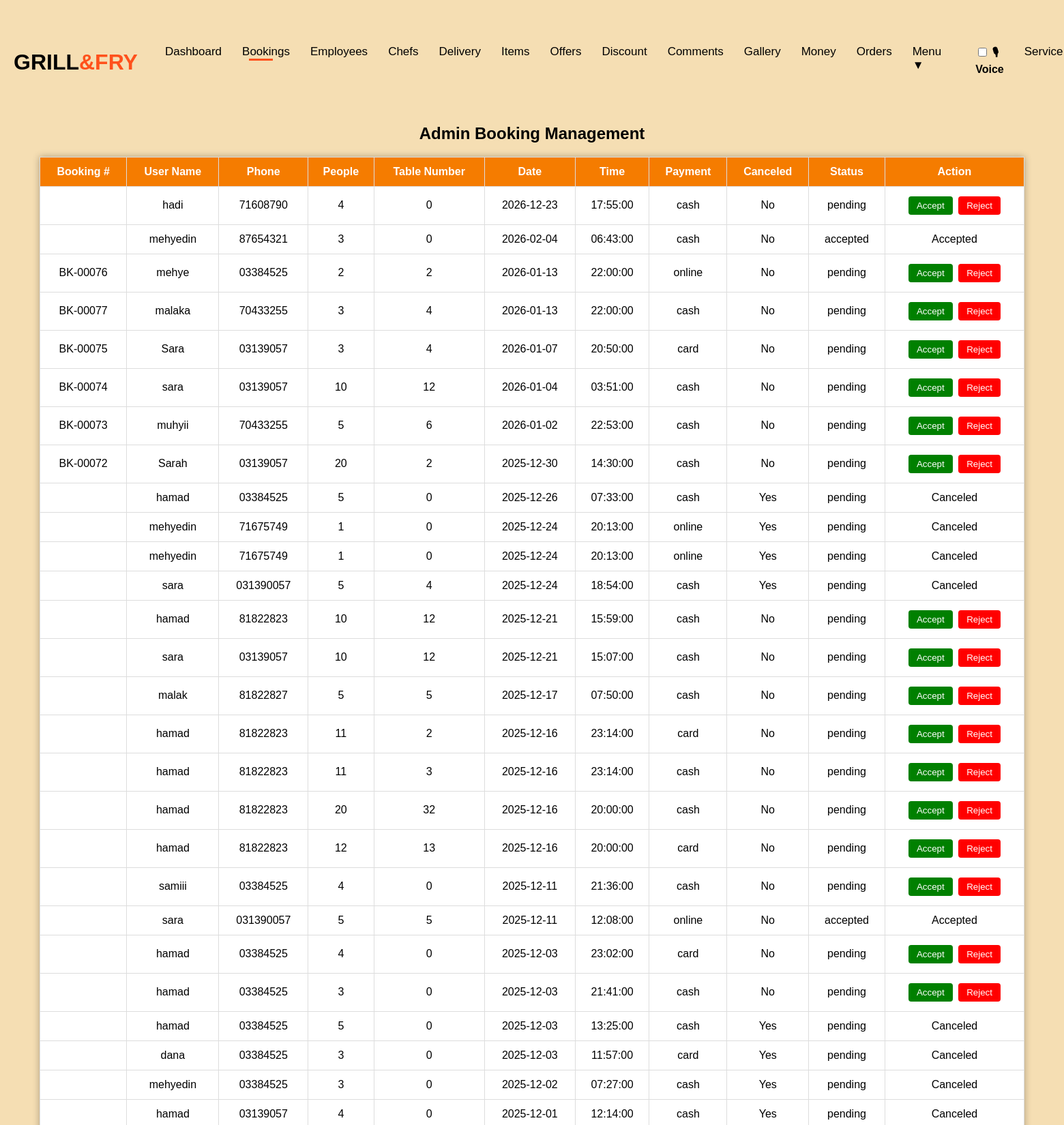
/admin.php (signed in, upper part), run on the app's committed database.
### tables this page shows
CREATE TABLE `grill_fry_bookings` (
  `id` int(11) NOT NULL,
  `booking_number` varchar(20) DEFAULT NULL,
  `name` varchar(50) DEFAULT NULL,
  `phone` varchar(20) DEFAULT NULL,
  `people` int(11) DEFAULT NULL,
  `date` date DEFAULT NULL,
  `time` time DEFAULT NULL,
  `user_id` int(11) UNSIGNED DEFAULT NULL,
  `canceled` tinyint(1) DEFAULT 0,
  `status` varchar(20) NOT NULL DEFAULT 'pending',
  `payment_type` varchar(20) NOT NULL DEFAULT 'cash',
  `table_number` int(11) NOT NULL
);

### admin.php (the view, shortened to what this page needs)
<?php
require_once 'connection.php';
$query = "
    SELECT
        b.*,
        u.name AS username
    FROM grill_fry_bookings b
    JOIN grill_fry_users u ON b.user_id = u.id
    ORDER BY b.date desc, b.time desc
";
$result = $connection->query($query);
?>
<!DOCTYPE html>
<html>
  <?php include 'admin_nav.php'; ?>
<head>
</head>
<body>
<h2 style="text-align:center;">Admin Booking Management</h2>
<table>
  <thead>
    <tr>
      <th>Booking #</th>
      <th>User Name</th>
      <th>Phone</th>
      <th>People</th>
      <th>Table Number</th>
      <th>Date</th>
      <th>Time</th>
      <th>Payment</th>
      <th>Canceled</th>
      <th>Status</th>
      <th>Action</th>
    </tr>
  </thead>
  <tbody>
    <?php while($row = $result->fetch_assoc()): ?>
      <tr>
        <td>
  <?= htmlspecialchars($row['booking_number']) ?>
</td>
        <td><?php echo htmlspecialchars($row['name']); ?></td>
        <td><?php echo htmlspecialchars($row['phone']); ?></td>
        <td><?php echo $row['people']; ?></td>
        <td><?php echo $row['table_number']; ?></td>
        <td><?php echo $row['date']; ?></td>
        <td><?php echo $row['time']; ?></td>
        <td><?php echo htmlspecialchars($row['payment_type']); ?></td>
        <td><?php echo $row['canceled'] ? 'Yes' : 'No'; ?></td>
        <td><?php echo htmlspecialchars($row['status']); ?></td>
        <td>
          <?php if ($row['canceled'] == 1): ?>
            Canceled
          <?php elseif ($row['status'] === 'pending'): ?>
            <form method="POST">
              <button type="submit" name="action" value="accept" class="accept">Accept</button>
              <button type="submit" name="action" value="reject" class="reject">Reject</button>
            </form>
          <?php else: ?>
            <?php echo ucfirst($row['status']); ?>
          <?php endif; ?>
        </td>
      </tr>
    <?php endwhile; ?>
  </tbody>
</table>
</body>
</html>

### admin.php (style rules this page uses)
body { background-color: wheat; font-family: Arial, sans-serif; margin: 0; padding: 20px; }
table { background-color: #fff; width: 95%; margin: 20px auto; border-collapse: collapse; box-shadow: 0 0 10px rgba(0,0,0,0.3); }
th, td { padding: 12px; border: 1px solid #ddd; text-align: center; }
th { background-color: #f57c00; color: white; }
button { padding: 6px 12px; margin: 2px; border: none; color: white; cursor: pointer; border-radius: 4px; }
.accept { background-color: green; }
.reject { background-color: red; }

### data on the page
grill_fry_bookings: name "hadi", phone "71608790", people "4", table_number "0", date "2026-12-23", time "17:55:00", payment_type "cash", canceled "No", status "pending"
grill_fry_bookings: name "mehyedin", phone "87654321", people "3", table_number "0", date "2026-02-04", time "06:43:00", payment_type "cash", canceled "No", status "accepted", status "Accepted"
grill_fry_bookings: booking_number "BK-00076", name "mehye", phone "03384525", people "2", table_number "2", date "2026-01-13", time "22:00:00", payment_type "online", canceled "No", status "pending"
grill_fry_bookings: booking_number "BK-00077", name "malaka", phone "70433255", people "3", table_number "4", date "2026-01-13", time "22:00:00", payment_type "cash", canceled "No", status "pending"
grill_fry_bookings: booking_number "BK-00075", name "Sara", phone "03139057", people "3", table_number "4", date "2026-01-07", time "20:50:00", payment_type "card", canceled "No", status "pending"
grill_fry_bookings: booking_number "BK-00074", name "sara", phone "03139057", people "10", table_number "12", date "2026-01-04", time "03:51:00", payment_type "cash", canceled "No", status "pending"
grill_fry_bookings: booking_number "BK-00073", name "muhyii", phone "70433255", people "5", table_number "6", date "2026-01-02", time "22:53:00", payment_type "cash", canceled "No", status "pending"
grill_fry_bookings: booking_number "BK-00072", name "Sarah", phone "03139057", people "20", table_number "2", date "2025-12-30", time "14:30:00", payment_type "cash", canceled "No", status "pending"
grill_fry_bookings: name "hamad", phone "03384525", people "5", table_number "0", date "2025-12-26", time "07:33:00", payment_type "cash", canceled "Yes", status "pending"
grill_fry_bookings: name "mehyedin", phone "71675749", people "1", table_number "0", date "2025-12-24", time "20:13:00", payment_type "online", canceled "Yes", status "pending"
grill_fry_bookings: name "mehyedin", phone "71675749", people "1", table_number "0", date "2025-12-24", time "20:13:00", payment_type "online", canceled "Yes", status "pending"
grill_fry_bookings: name "sara", phone "031390057", people "5", table_number "4", date "2025-12-24", time "18:54:00", payment_type "cash", canceled "Yes", status "pending"
grill_fry_bookings: name "hamad", phone "81822823", people "10", table_number "12", date "2025-12-21", time "15:59:00", payment_type "cash", canceled "No", status "pending"
grill_fry_bookings: name "sara", phone "03139057", people "10", table_number "12", date "2025-12-21", time "15:07:00", payment_type "cash", canceled "No", status "pending"
grill_fry_bookings: name "malak", phone "81822827", people "5", table_number "5", date "2025-12-17", time "07:50:00", payment_type "cash", canceled "No", status "pending"
grill_fry_bookings: name "hamad", phone "81822823", people "11", table_number "2", date "2025-12-16", time "23:14:00", payment_type "card", canceled "No", status "pending"
grill_fry_bookings: name "hamad", phone "81822823", people "11", table_number "3", date "2025-12-16", time "23:14:00", payment_type "cash", canceled "No", status "pending"
grill_fry_bookings: name "hamad", phone "81822823", people "20", table_number "32", date "2025-12-16", time "20:00:00", payment_type "cash", canceled "No", status "pending"
grill_fry_bookings: name "hamad", phone "81822823", people "12", table_number "13", date "2025-12-16", time "20:00:00", payment_type "card", canceled "No", status "pending"
grill_fry_bookings: name "samiii", phone "03384525", people "4", table_number "0", date "2025-12-11", time "21:36:00", payment_type "cash", canceled "No", status "pending"
grill_fry_bookings: name "sara", phone "031390057", people "5", table_number "5", date "2025-12-11", time "12:08:00", payment_type "online", canceled "No", status "accepted", status "Accepted"
grill_fry_bookings: name "hamad", phone "03384525", people "4", table_number "0", date "2025-12-03", time "23:02:00", payment_type "card", canceled "No", status "pending"
grill_fry_bookings: name "hamad", phone "03384525", people "3", table_number "0", date "2025-12-03", time "21:41:00", payment_type "cash", canceled "No", status "pending"
grill_fry_bookings: name "hamad", phone "03384525", people "5", table_number "0", date "2025-12-03", time "13:25:00", payment_type "cash", canceled "Yes", status "pending"
grill_fry_bookings: name "dana", phone "03384525", people "3", table_number "0", date "2025-12-03", time "11:57:00", payment_type "card", canceled "Yes", status "pending"
grill_fry_bookings: name "mehyedin", phone "03384525", people "3", table_number "0", date "2025-12-02", time "07:27:00", payment_type "cash", canceled "Yes", status "pending"
grill_fry_bookings: name "hamad", phone "03139057", people "4", table_number "0", date "2025-12-01", time "12:14:00", payment_type "cash", canceled "Yes", status "pending"
